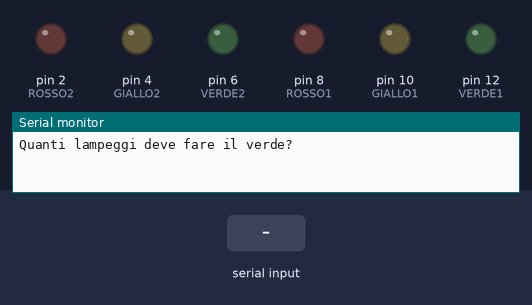
This sketch was run on a simulated Arduino Uno, built with avr-gcc and run on an emulated ATmega328P. Parts: output pins drawn as LEDs (lit = HIGH), the last lines printed to the serial monitor. Dashed ring = blinking. The test bench sets the inputs (shaded band).

Above: at 0.9 s.
1.0 s: "90,45\n" received over Serial
3.5 s: "30,150\n" received over Serial
6.0 s: "0\n" received over Serial
8.5 s: "5\n" received over Serial
At 9.99 s:
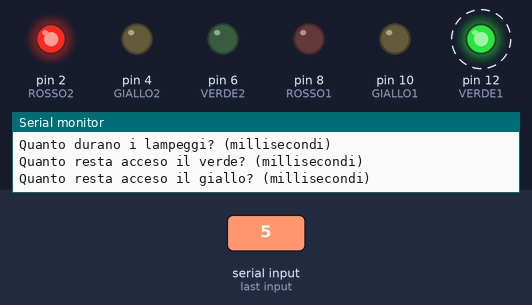
At 15.58 s:
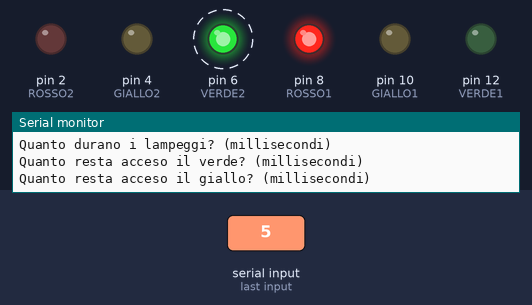
Timing chart, 0 to 16.9 s (numbered marks = the images above; inputs shaded):
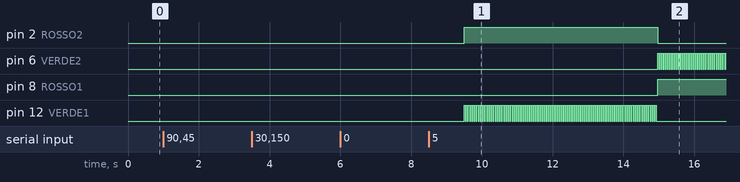

The sketch:

sketch_semaforo.ino
```cpp
int VERDE1  = 12;
int GIALLO1 = 10;
int ROSSO1  = 8;
int VERDE2  = 6;
int GIALLO2 = 4;
int ROSSO2  = 2;
//variabili input
int numLampeggi   = 0;
int tempoLampeggi = 0;
int verdeHigh     = 0;
int gialloHigh    = 0;

void setup() {
  // put your setup code here, to run once:
  pinMode (VERDE1, OUTPUT);     //VERDE
  pinMode (GIALLO1, OUTPUT);    //GIALLO
  pinMode (ROSSO1, OUTPUT);     //ROSSO
  pinMode (VERDE2, OUTPUT);     //VERDE
  pinMode (GIALLO2, OUTPUT);    //GIALLO
  pinMode (ROSSO2, OUTPUT);     //ROSSO
  //domande in input
  Serial.begin(9600);
  String domandaLamp      = "Quanti lampeggi deve fare il verde?";
  String domandaTempoLamp = "Quanto durano i lampeggi? (millisecondi)";
  String domandaVerde     = "Quanto resta acceso il verde? (millisecondi)";
  String domandaGiallo    = "Quanto resta acceso il giallo? (millisecondi)";
  numLampeggi             = input(numLampeggi, domandaLamp);
  tempoLampeggi           = input(tempoLampeggi, domandaTempoLamp);
  verdeHigh               = input(verdeHigh, domandaVerde);
  gialloHigh              = input(gialloHigh, domandaGiallo);
}
void loop() {
  // put your main code here, to run repeatedly:
  digitalWrite (VERDE1, HIGH);
  digitalWrite (ROSSO2, HIGH);
  delay (verdeHigh);
  lampeggia(VERDE1);
  digitalWrite (VERDE1, LOW);
  digitalWrite (GIALLO1, HIGH);
  digitalWrite (GIALLO2, HIGH);
  delay (gialloHigh);
  digitalWrite (GIALLO1, LOW);
  digitalWrite (GIALLO2, LOW);
  digitalWrite (ROSSO2, LOW);
  digitalWrite (ROSSO1, HIGH);
  digitalWrite (VERDE2, HIGH);
  delay (verdeHigh);
  lampeggia(VERDE2);
  digitalWrite (VERDE2, LOW);
  digitalWrite (GIALLO2, HIGH);
  digitalWrite (GIALLO1, HIGH);
  digitalWrite (ROSSO1, HIGH);
  delay (gialloHigh);
  digitalWrite (GIALLO2, LOW);
  digitalWrite (GIALLO1, LOW);
  digitalWrite (ROSSO1, LOW);
}
//lampeggio led
void lampeggia(int led) {
  for (int i = 0; i <= numLampeggi; i++){
    delay (tempoLampeggi);
    digitalWrite (led, LOW);
    delay (tempoLampeggi);
    digitalWrite (led, HIGH);}
}
//domande input
int input(int condizione, String domanda) {
  Serial.println(domanda);
  while(Serial.available() == 0){};
  condizione = Serial.readString().toInt();
  return condizione;
  }
```

Measured:
- after the input at 8.5 s, pin 2 (ROSSO2): LOW → HIGH after 1.0 s, → LOW 5.5 s later; pin 6 (VERDE2): alternates HIGH for 0.03 s and LOW for 0.03 s, starting after 6.5 s; pin 8 (ROSSO1): LOW → HIGH after 6.5 s; pin 12 (VERDE1): alternates HIGH for 0.03 s and LOW for 0.03 s, 182 changes in all, then stays LOW, starting after 1.0 s
